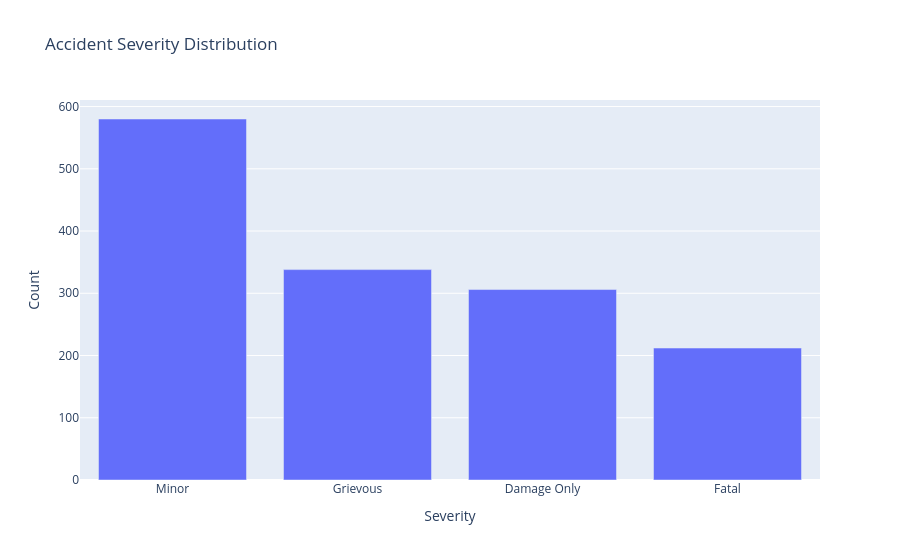

Write notebook code for a chart like this one.
### Markdown cell above
## Severity Distribution Analysis

This analysis shows the distribution of accident severity categories.

### Code cell
severity_counts = df['Severity'].value_counts()

fig = px.bar(
    x=severity_counts.index,
    y=severity_counts.values,
    labels={'x': 'Severity', 'y': 'Count'},
    title='Accident Severity Distribution'
)

fig.show()

### Figure 1 — Plotly figure (JSON) as saved in the notebook; plotly's stock layout.template omitted (floating-point values rounded to 4 significant figures)
{"data": [{"hovertemplate": "Severity=%{x}<br>Count=%{y}<extra></extra>", "legendgroup": "", "marker": {"color": "#636efa", "pattern": {"shape": ""}}, "name": "", "orientation": "v", "showlegend": false, "textposition": "auto", "type": "bar", "x": ["Minor", "Grievous", "Damage Only", "Fatal"], "xaxis": "x", "y": [580, 338, 306, 212], "yaxis": "y"}], "layout": {"barmode": "relative", "legend": {"tracegroupgap": 0}, "title": {"text": "Accident Severity Distribution"}, "xaxis": {"anchor": "y", "domain": [0, 1], "title": {"text": "Severity"}}, "yaxis": {"anchor": "x", "domain": [0, 1], "title": {"text": "Count"}}}}
